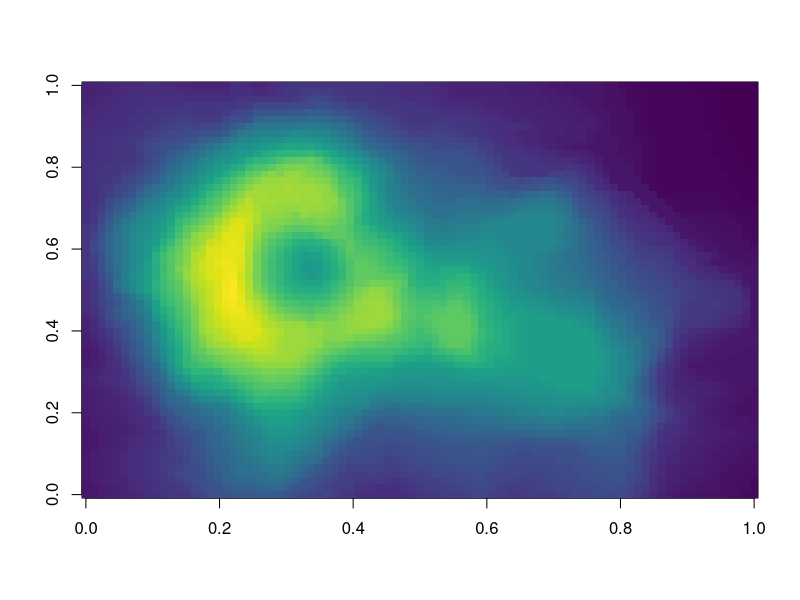
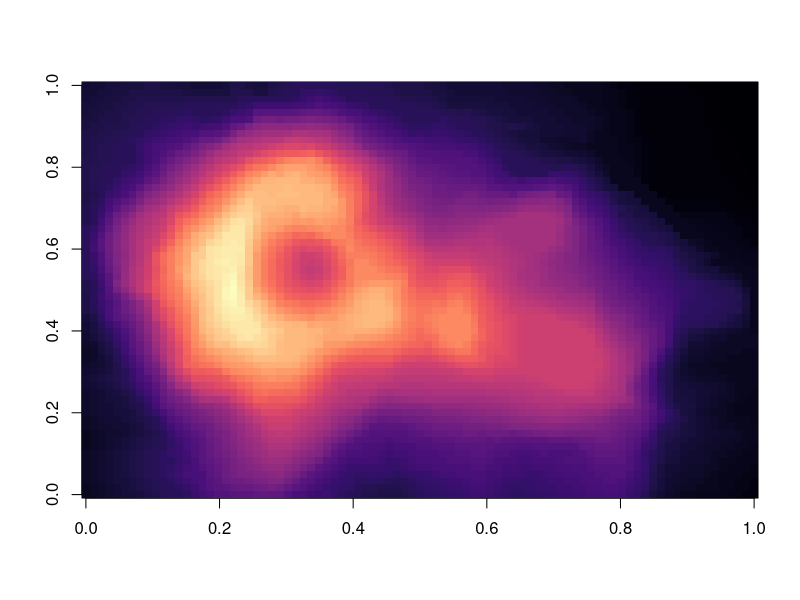
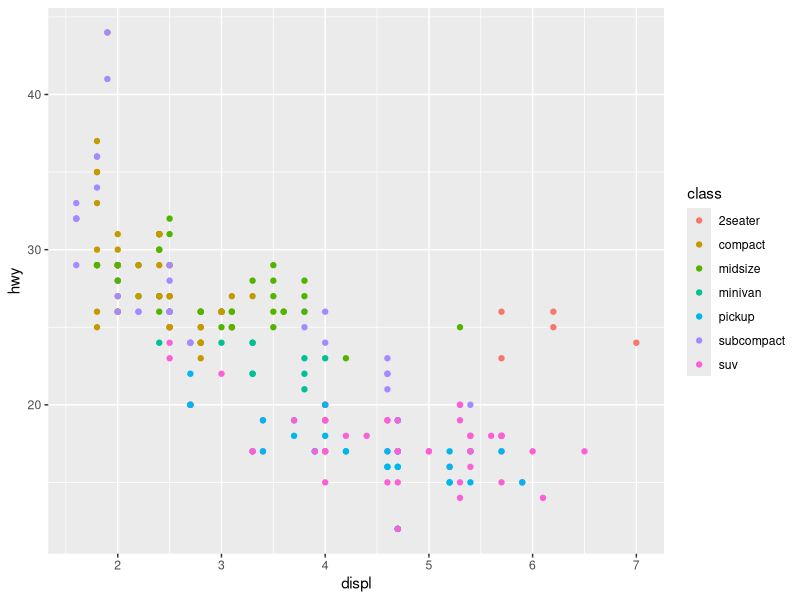
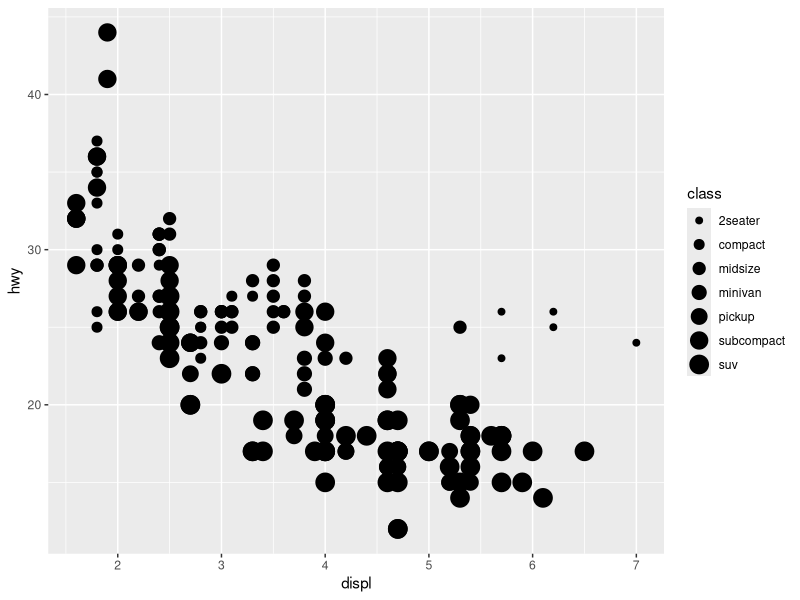

Write the R code that produced these figures, in order.

#' If not exist, install, and then load package
if (!require(viridis)) install.packages('viridis')
library(viridis)

if (!require(ggplot2)) install.packages('ggplot2')
library(ggplot2)


#' The code below deomostrates two color paletters in the [viridis](https://github.com/sjmgarier/viridis) package. 
#' Each plot displayes a contour map of the Mounga Wau volcano in Auckland, New Zealand.

#' Viridis colors
image(volcano, col = viridis(200))


#' Magma colors
image(volcano, col = viridis(200, option = "A"))

#' examples using ggplot
print(head(mpg))

ggplot(data = mpg) + 
  geom_point(mapping = aes(x = displ, y = hwy, color = class))


ggplot(data = mpg) + 
  geom_point(mapping = aes(x = displ, y = hwy, size =class))
  

